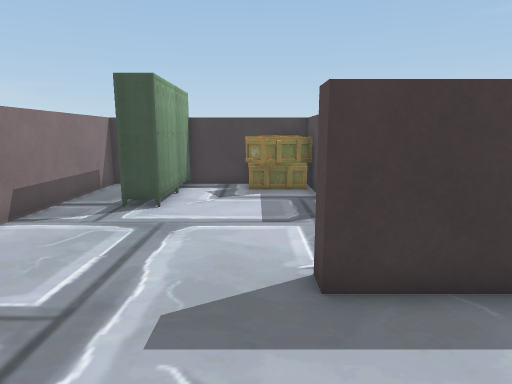
view 1 (above)

18 first-person views from a walk through a 3-D level made in the Unity game engine. The camera is 1.2 m above the floor, tilts 10° down and sees 75° across. The floor is counted in squares, 0.5 m on a side. Each view is taken from the middle of a square. On the plan, view 1 faces up. The plan holds only what a view shows up to about 20 squares ahead; the rest is blank. Some animated figures are not drawn. Door leaves are left out, so doorways stand open. Some surface patterns are stand-ins.

view 2
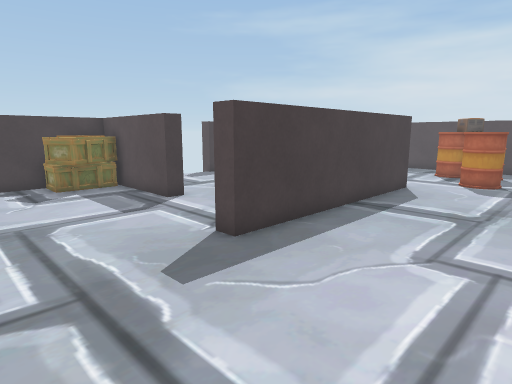

view 3
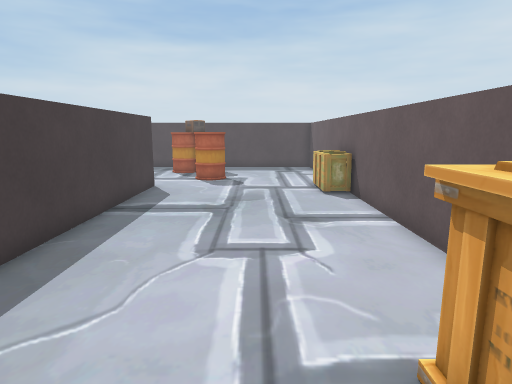

view 4
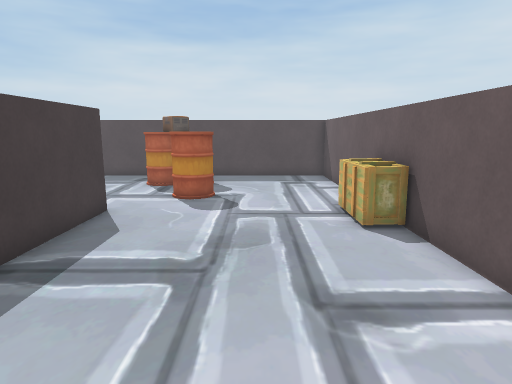

view 5
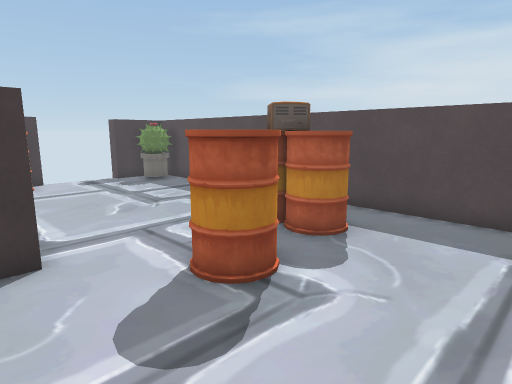

view 6
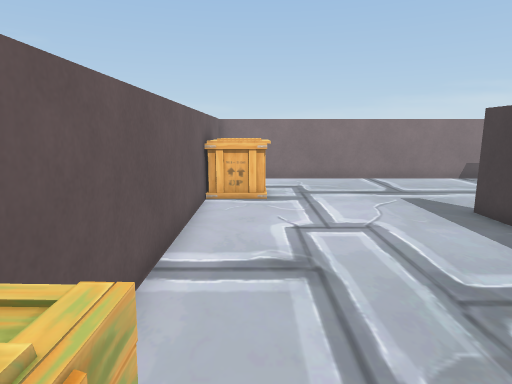

view 7
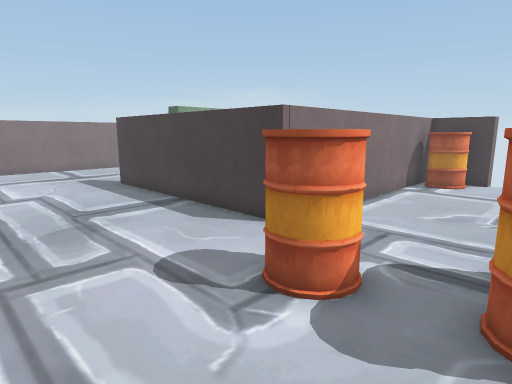

view 8
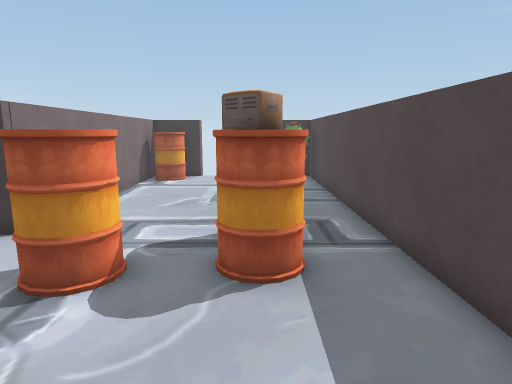

view 9
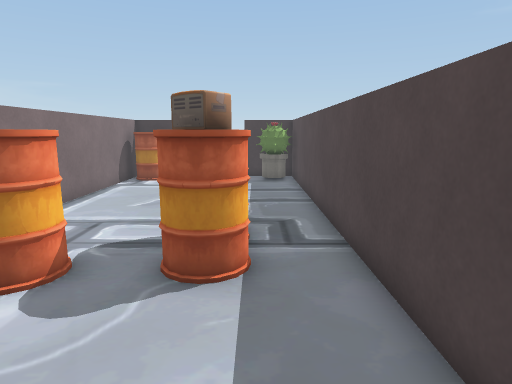

view 10
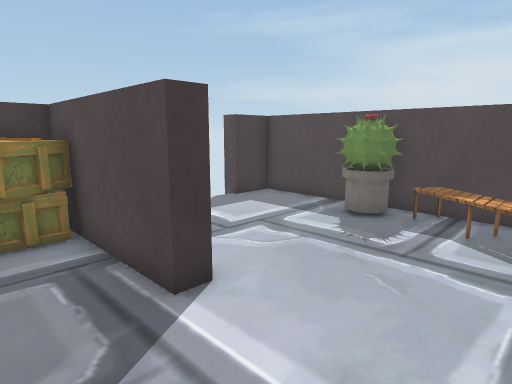

view 11
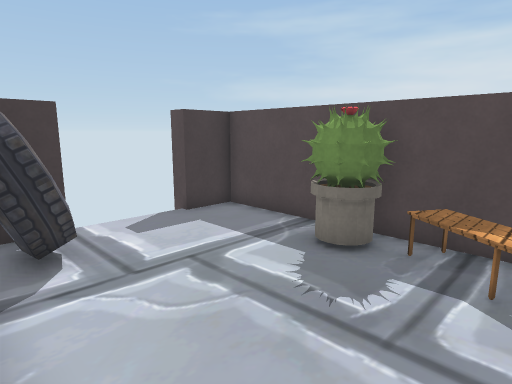

view 12
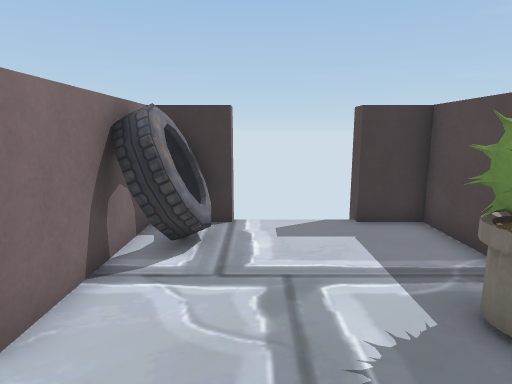

view 13
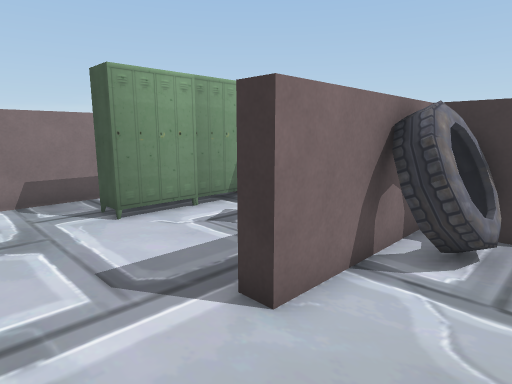

view 14
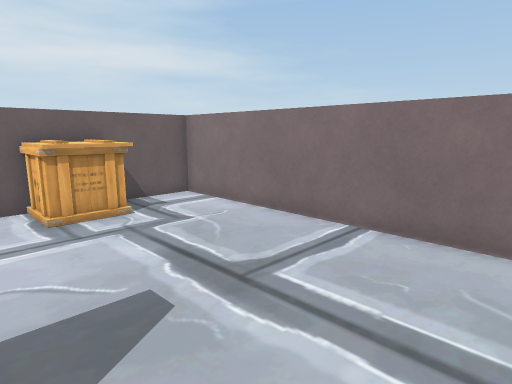

view 15
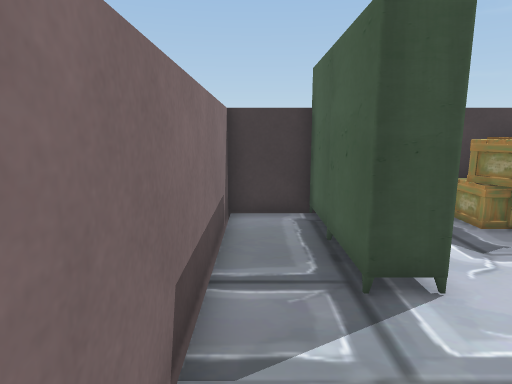

view 16
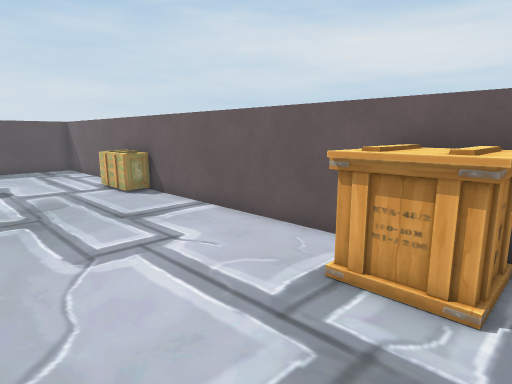

view 17
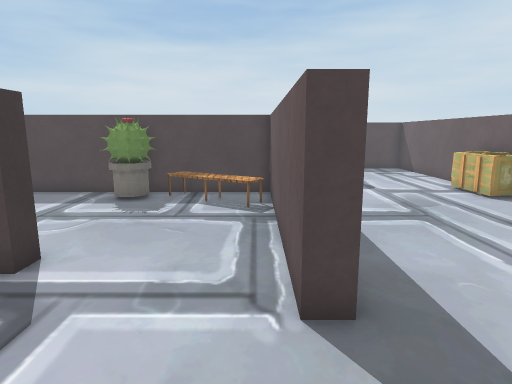

view 18
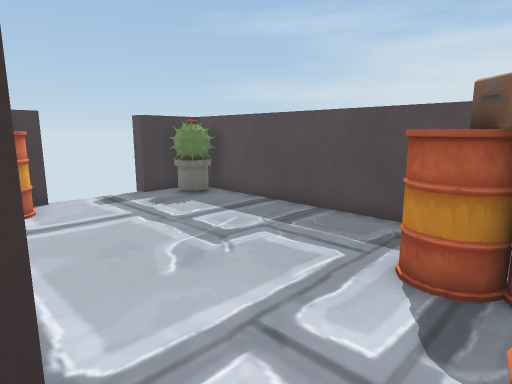

### Floor plan
Points are (right, up) in squares from view 1. A wall is a line through its corners. A room is listed if a view was taken in it or the views show most of it. See-through windows are left out.
Room 1 (views 1, 2, 3, 4, 5, 6, 7, 8, 9, 10, 11, 12, 13, 14, 15, 16, 17, 18)
walls: (3.2, 14.5) (3.2, 10.2) (2.4, 10.2) (2.4, 13.5); (5.4, 15.9) (3.2, 15.9); (2.4, 15.9) (-6.8, 15.9) (-6.8, -3.9) (20, -3.9) (20, 15.9) (17.4, 15.9); (13.9, 15.9) (11.3, 15.9) (11.3, 4.7) (1, 4.7) (1, 5.4) (10.6, 5.4) (10.6, 15.9) (8.8, 15.9)
ways out: open door at (7, 16); open door at (15.5, 16)
objects: locker (-4, 11) to (-3, 12); locker (-4, 13) to (-3, 15); other object (-3, -3) to (-1, -1); box (0, 13) to (1, 14); box (0, 14) to (2, 15); tire (3, 13) to (5, 15); box (9, -3) to (12, -3); cactus (9, 10) to (10, 11); barrel (12, 14) to (13, 15); barrel (13, 2) to (15, 3); barrel (16, 2) to (18, 3); radio (16, 3) to (17, 4); barrel (16, 4) to (18, 5); cactus (18, 14) to (19, 15)

Where each view was taken, in squares from view 1:
view 1: 0 up, 0 right, facing up
view 2: 1 down, 4 left, facing up-right
view 3: 0 up, 4 left, facing right
view 4: 0 up, 1 right, facing right
view 5: 2 down, 10 right, facing up-right
view 6: 2 down, 11 right, facing left
view 7: 2 down, 17 right, facing up-left
view 8: 3 down, 17 right, facing up
view 9: 3 down, 18 right, facing up
view 10: 6 up, 0 right, facing up-right
view 11: 7 up, 3 right, facing up-right
view 12: 7 up, 6 right, facing up
view 13: 7 up, 6 right, facing up-left
view 14: 8 up, 1 right, facing down-left
view 15: 6 up, 6 left, facing up
view 16: 3 up, 4 left, facing down-right
view 17: 6 up, 3 left, facing right
view 18: 3 up, 11 right, facing up-right
